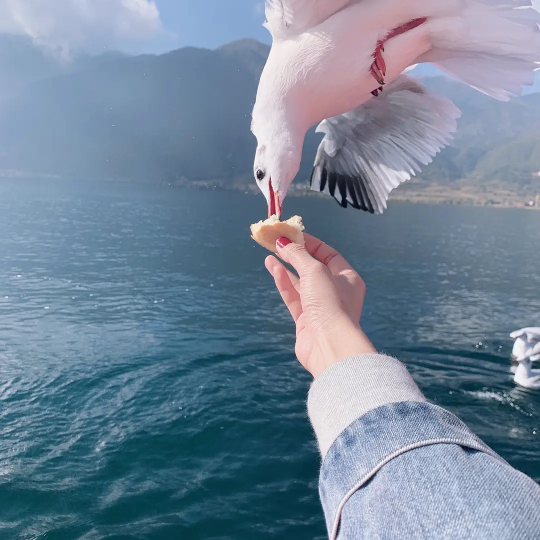
#> input picture bird.jpg, 1080 x 1080 px, found by its file name (shown at 1/2 size)
$ jupyter execute 'color chanel.ipynb'
#> lines starting #> are read from the running program, lines starting #| are printed output that depends on the picture; after the words box and inside, x2 and y2 are one past the last pixel; in counts of white or black regions, pixels touching at a corner belong together
[cell 1]
import cv2
import numpy as np
from matplotlib import pyplot as plt

img = cv2.imread('bird.jpg')
#> img is the input picture: shape (1080, 1080, 3); mean B, G, R 152.6, 133.4, 114.8

[cell 2]
px = img[100,100]
#> px = [203, 180, 158]
print(px)
#| [203 180 158]

[cell 3]
blue = img[:,:,0]
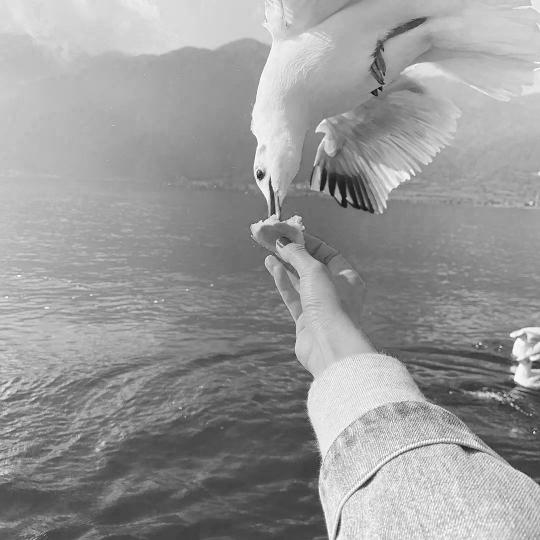
#> blue: shape (1080, 1080) (shown at 1/2 size); min 0, max 255, mean 152.6
print(blue)
#> (printed output is left out)

[cell 4]
plt.imshow(blue)
plt.xticks([]), plt.yticks([]) # to hide tick values on X and Y axis
plt.show()

[cell 5]
img[100,100] = [255,255,255]
#> img: shape (1080, 1080, 3); under 0.01% of pixels changed, all inside (x1, y1, x2, y2) = (100, 100, 101, 101)
print (img[100,100])
#| [255 255 255]

[cell 6]
img.item(10,10,2)
#> Out = 189

[cell 7]
img.itemset((10,10,2),100)
#> img: shape (1080, 1080, 3); mean B, G, R 152.6, 133.4, 114.8
img.item(10,10,2)
#> Out = 100

[cell 8]
print (img.shape)
#| (1080, 1080, 3)

[cell 9]
print (img.size)
#| 3499200

[cell 10]
print (img.dtype)
#| uint8

[cell 11]
plt.imshow(img, cmap = 'gray', interpolation = 'bicubic')
plt.xticks([]), plt.yticks([]) # to hide tick values on X and Y axis
plt.show()

[cell 12]
roi = img[430:650, 550:790]
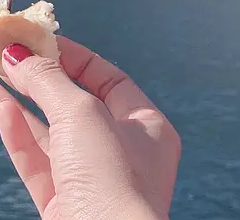
#> roi: shape (220, 240, 3); mean B, G, R 131.8, 123.6, 135.9
img[430:650, 250:490] = roi
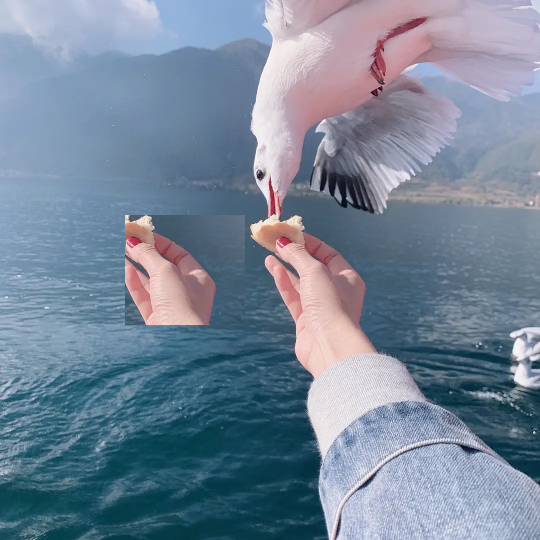
#> img: shape (1080, 1080, 3) (shown at 1/2 size); mean B, G, R 152.5, 133.9, 117.4

[cell 13]
plt.imshow(roi)
plt.xticks([]), plt.yticks([])
plt.show()

[cell 14]
b,g,r = cv2.split(img)
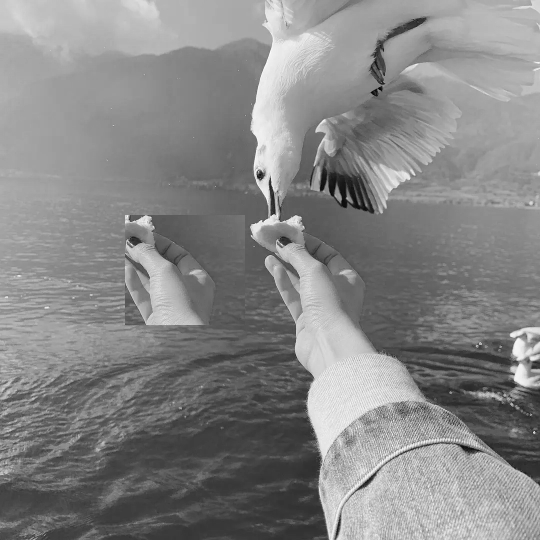
#> g: shape (1080, 1080) (shown at 1/2 size); min 0, max 255, mean 133.9
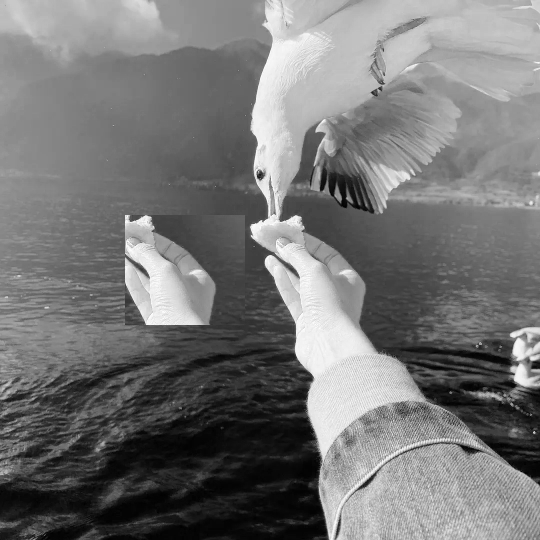
#> r: shape (1080, 1080) (shown at 1/2 size); min 0, max 255, mean 117.4
img = cv2.merge((b,g,r))

[cell 15]
plt.figure(figsize=(20,20))
plt.subplot(231),plt.imshow(b),plt.title('b')
plt.xticks([]), plt.yticks([]) # to hide tick values on X and Y axis
plt.subplot(232),plt.imshow(g),plt.title('g')
plt.xticks([]), plt.yticks([]) # to hide tick values on X and Y axis
plt.subplot(233),plt.imshow(r),plt.title('r')
plt.xticks([]), plt.yticks([]) # to hide tick values on X and Y axis
plt.show()
